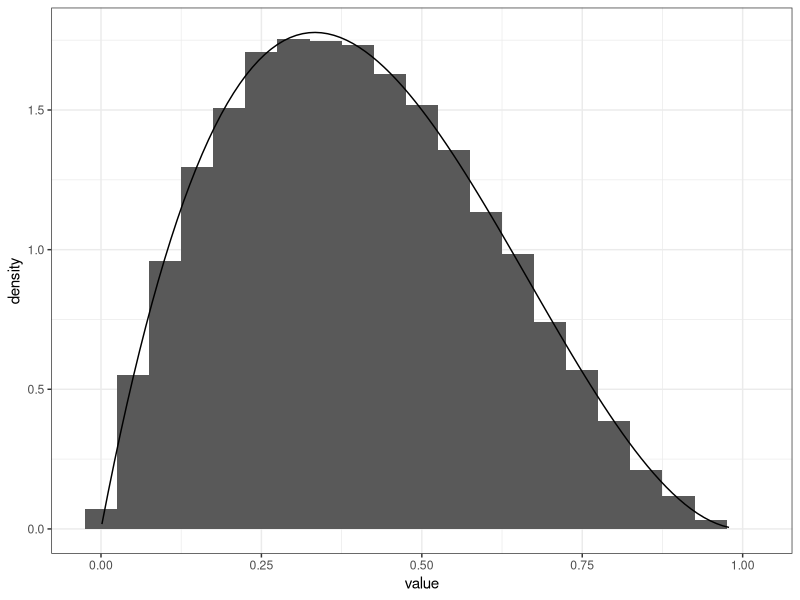
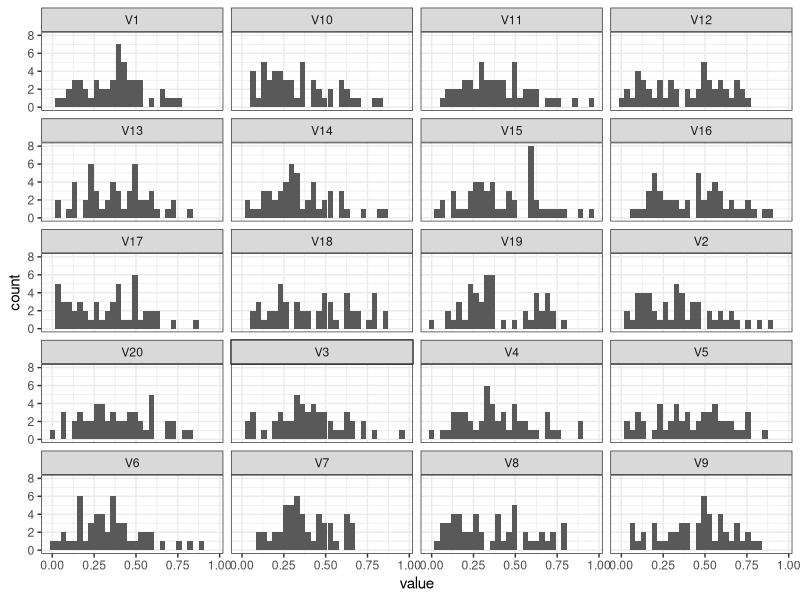
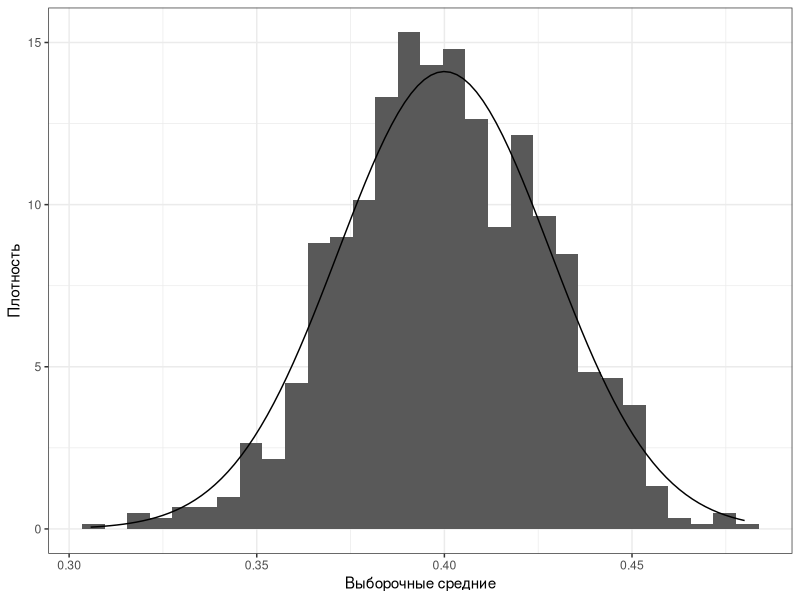

These charts were generated, in order, by the following R code:
## ---- chunk 1
knitr::opts_chunk$set(echo = FALSE, eval = TRUE, warning = FALSE, message = FALSE, error = FALSE)
## ---- chunk 2
library(tidyverse)
theme_set(theme_bw())
theme_update(legend.position = "bottom")
## ---- chunk 3
N <- 1000 # количество выборок
n <- 50 # объем выборки
set.seed(29)
rbeta(n = n * N, shape1 = 2, shape2 = 3) %>% 
  matrix(ncol = 1000) %>% 
  as_tibble() -> clt_smpls
## ---- chunk 4
clt_smpls %>% 
  pivot_longer(cols = everything()) %>% 
  ggplot(aes(value)) +
  geom_histogram(aes(y = after_stat(density)), binwidth = .05) +
  geom_function(fun = dbeta, args = list(shape1 = 2, shape2 = 3))
## ---- chunk 5
clt_smpls %>%
  select(1:20) %>% 
  pivot_longer(cols = everything()) %>% 
  ggplot(aes(value)) +
  geom_histogram() +
  facet_wrap(~ name, ncol = 4)
## ---- chunk 6
clt_smpls %>% 
  pivot_longer(cols = everything()) %>% 
  summarise(mean = mean(value),
            .by = name) %>% 
  ggplot(aes(mean)) +
  geom_histogram(aes(y = after_stat(density))) +
  geom_function(fun = dnorm, args = list(mean = 0.4, sd = sqrt(0.04/50))) +
  labs(x = "Выборочные средние", y = "Плотность")
